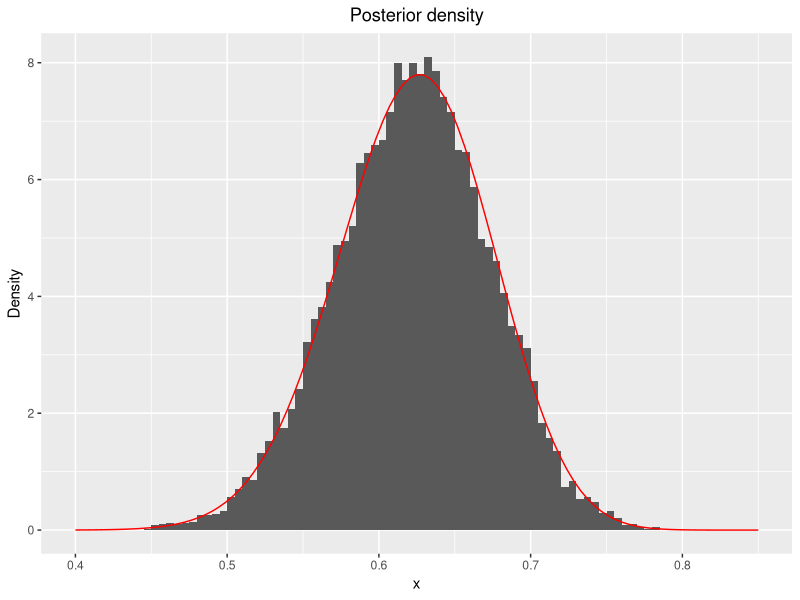
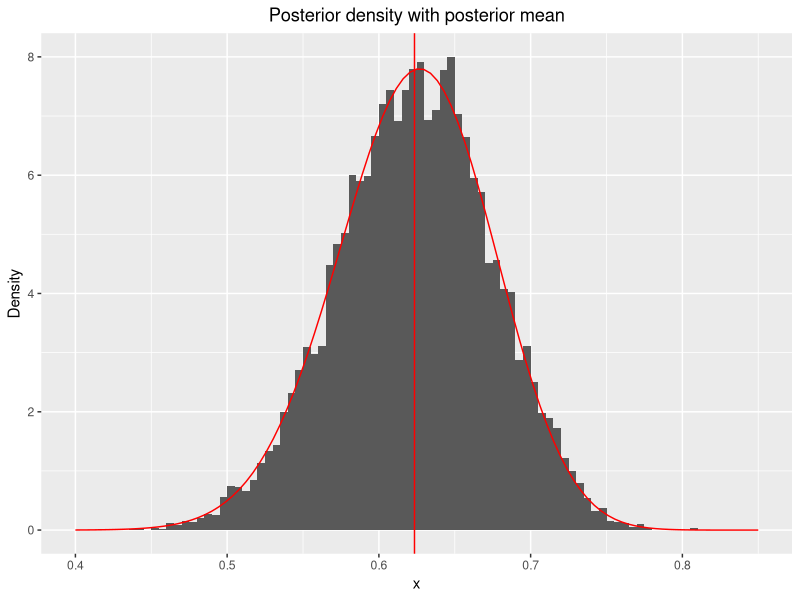

The R script that drew these images, in order:
## ---- chunk 1
# f is the  posterior function to sample from, not normalized
# theta: parameter between 0 and 1, sampled from U(0,1)
# y: observed values
f <- function(theta, y) {
  return((2+theta)^y[1]*(1-theta)^(y[2]+y[3])*theta^y[4])
}

# f_normalized is the posterior function, normalized
f_normalized <- function(theta, y) {
  c = integrate(f,0,1,y)$value
  return(f(theta,y)/c)
}

# alpha finds the acceptance probability alpha
alpha <- function(theta, y) {
  c = optimize(f, interval = c(0,1), maximum = TRUE, y=y)$objective
  return(f(theta, y)/c)
}

# rejection_d samples from the posterior by rejection sampling
# n: number of samples to generate
rejection_d <- function(y, n) {
  out = 1:n
  g = function() {return(runif(1))}
  
  for (i in 1:n) {
    finished = 0
    while(finished==0) {
      u = runif(1)
      theta = g()
      alpha = alpha(theta, y)
      if(u <= alpha) {
        out[i] = theta
        finished = 1
      }
    }
  }
  return(out)
}

y = c(125,18,20,34)
n = 10000

library(ggplot2)
samples_d1 <- rejection_d(y, n)
x <- seq(0,1,0.001)
data_d1 <- data.frame("samples_d1"=samples_d1)
ggplot(data=data_d1, aes(data_d1$samples_d1)) +
geom_histogram(aes(y=..density..), breaks = seq(0, 1, by = 0.005)) +theme(plot.title = element_text(hjust = 0.5))+
xlim(c(0.4,0.85)) + labs(title="Posterior density", x="x", y="Density") +
stat_function(fun = f_normalized, args = list(y), color = "red")
## ---- chunk 2
M = 10000
# 
# post_mean_mc: the estimated posterior mean
thetas <- rejection_d(y, M)
post_mean_mc <- mean(thetas)

# inside_integral is what we want to integrate
inside_integral = function(theta,y) {
    return(theta*f_normalized(theta,y))
}

# numerical_mean is the mean found by numerical integration
numerical_mean <- integrate(inside_integral,0,1,y)[[1]]
## ---- chunk 3
x <- seq(0,1,0.001)
data_d1 <- data.frame("thetas"=thetas)
ggplot(data=data_d1, aes(data_d1$thetas)) +
geom_histogram(aes(y=..density..), breaks = seq(0, 1, by = 0.005)) +theme(plot.title = element_text(hjust = 0.5))+
xlim(c(0.4,0.85)) + labs(title="Posterior density with posterior mean", x="x", y="Density") +
stat_function(fun = f_normalized, args = list(y), color = "red")+geom_vline(xintercept = post_mean_mc,color="red")
## ---- chunk 4
# rejection_d_count samples from the posterior by rejection sampling and counts the number of trials to one acceptance
# n: number of samples to generate
rejection_d_count <- function(y, n) {
  out = 1:n
  g = function() {return(runif(1))}
  
  for (i in 1:n) {
    finished = 0
    count = 0
    while(finished==0) {
      u = runif(1)
      theta = g()
      alpha = alpha(theta, y)
      count = count + 1
      if(u <= alpha) {
        out[i] = count
        count = 0
        finished = 1
      }
    }
  }
  return(out)
}

y = c(125,18,20,34)
n = 10000

# simulated number of trials 
number_of_trials <- mean(rejection_d_count(y,n))

#c_const finds the constant c, i.e. the numerical computation of the theoretical number of trials for one acceptance
c_const <- function(y) {
  c = optimize(f_normalized, interval = c(0,1), maximum = TRUE, y=y)$objective
  return(c)
}

c_numerical <- c_const(y)
